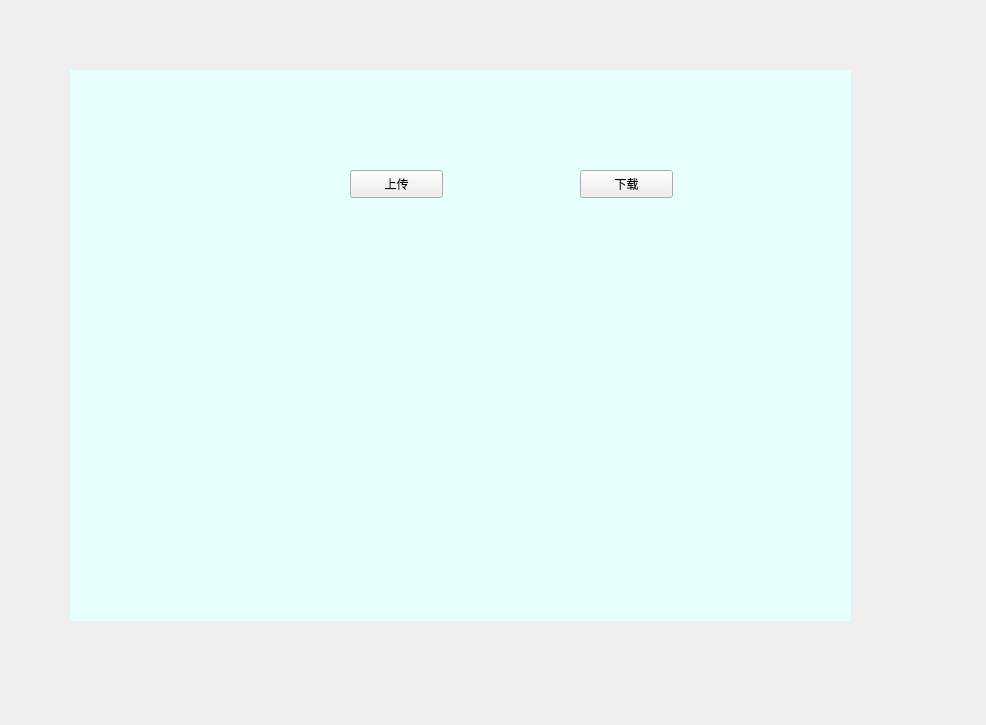
<?xml version="1.0" encoding="UTF-8"?>
<ui version="4.0">
 <class>NetWin</class>
 <widget class="QWidget" name="NetWin">
  <property name="geometry">
   <rect>
    <x>0</x>
    <y>0</y>
    <width>986</width>
    <height>725</height>
   </rect>
  </property>
  <property name="windowTitle">
   <string>Form</string>
  </property>
  <widget class="QLabel" name="background">
   <property name="geometry">
    <rect>
     <x>70</x>
     <y>70</y>
     <width>781</width>
     <height>551</height>
    </rect>
   </property>
   <property name="styleSheet">
    <string notr="true">background-color: rgb(231, 255, 253);</string>
   </property>
   <property name="text">
    <string/>
   </property>
  </widget>
  <widget class="QPushButton" name="upload">
   <property name="geometry">
    <rect>
     <x>350</x>
     <y>170</y>
     <width>93</width>
     <height>28</height>
    </rect>
   </property>
   <property name="text">
    <string>上传</string>
   </property>
  </widget>
  <widget class="QPushButton" name="download">
   <property name="geometry">
    <rect>
     <x>580</x>
     <y>170</y>
     <width>93</width>
     <height>28</height>
    </rect>
   </property>
   <property name="text">
    <string>下载</string>
   </property>
  </widget>
 </widget>
 <resources>
  <include location="res.qrc"/>
 </resources>
 <connections/>
</ui>
